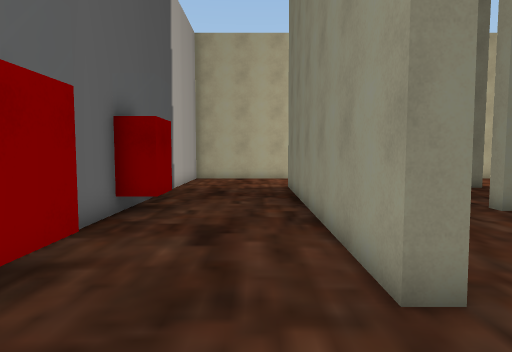
view 1 (above)

16 first-person views from a walk through a 3-D level made in the Unity game engine. The camera is 1.5 m above the floor, tilts 4° down and sees 75° across. The floor is counted in squares, 1 m on a side. Each view is taken from the middle of a square. On the plan, view 1 faces up. The plan holds only what a view shows up to about 15 squares ahead; the rest is blank. The place goes on beyond the plan.

view 2
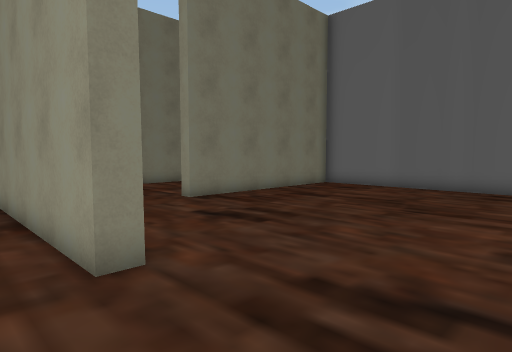

view 3
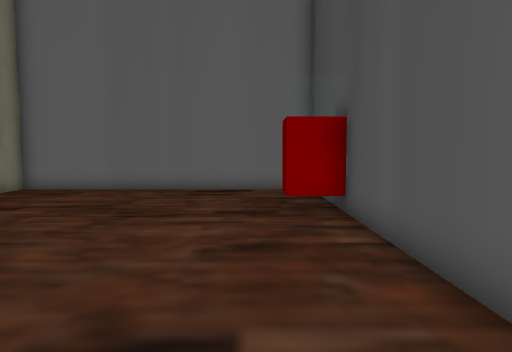

view 4
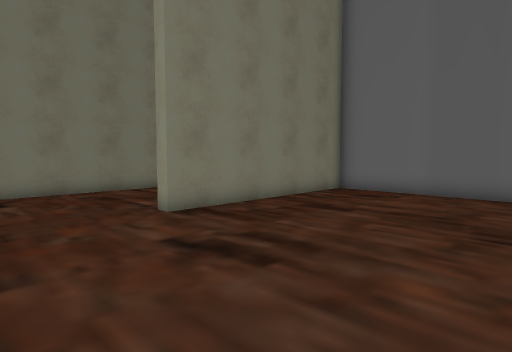

view 5
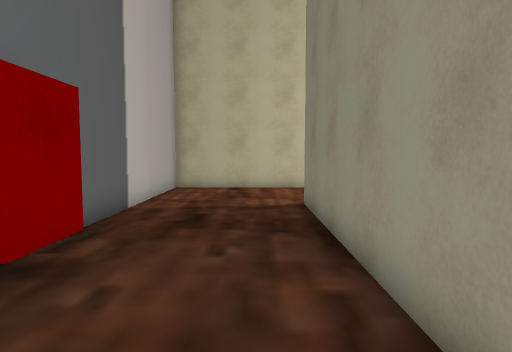

view 6
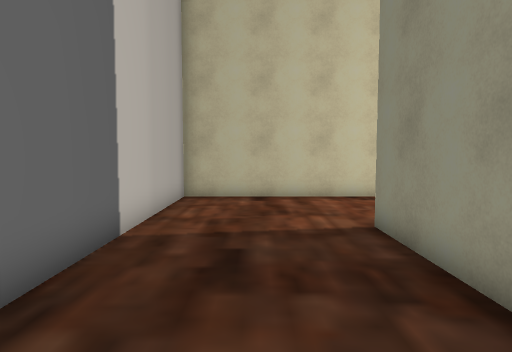

view 7
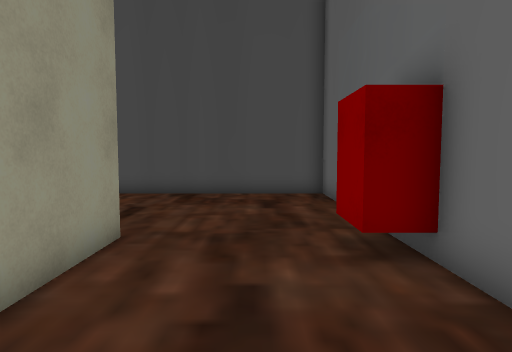

view 8
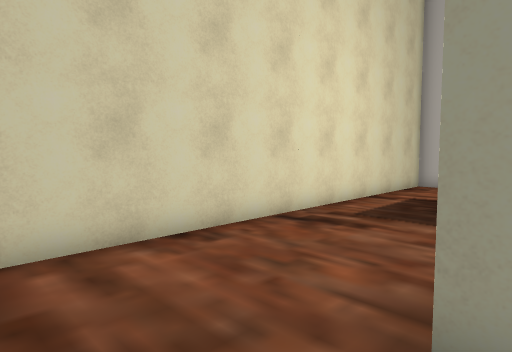

view 9
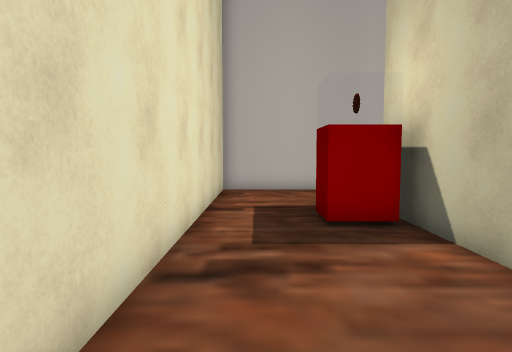

view 10
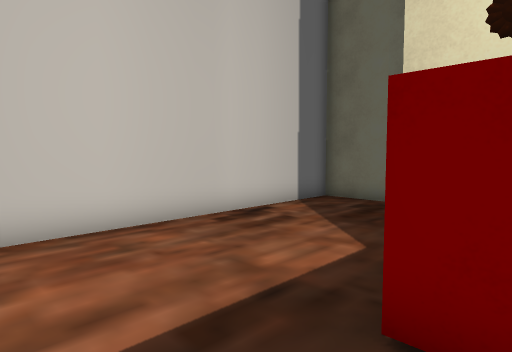

view 11
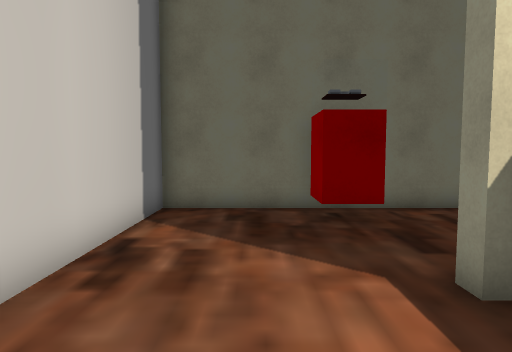

view 12
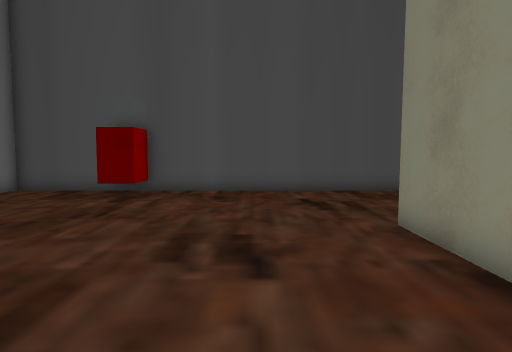

view 13
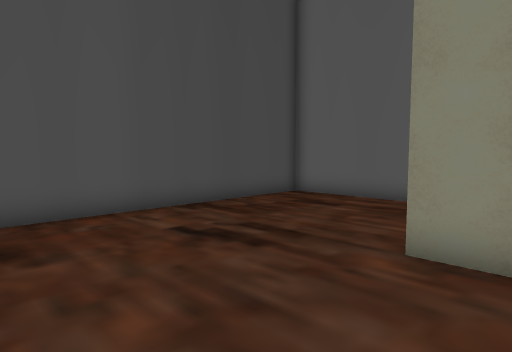

view 14
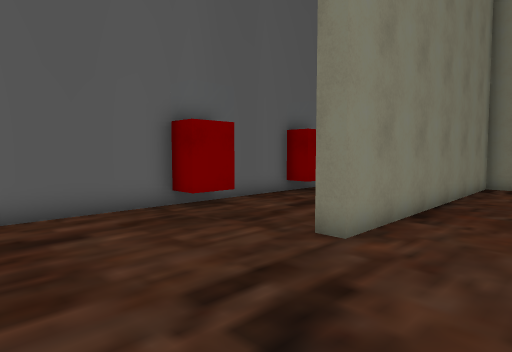

view 15
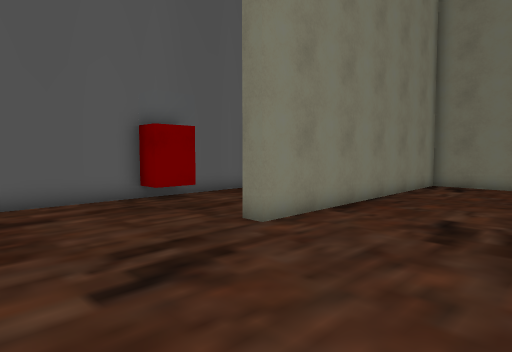

view 16
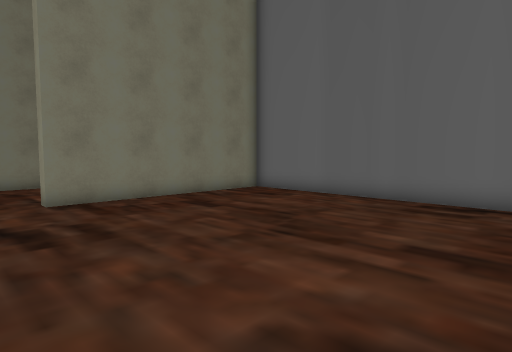

### Floor plan
Points are (right, up) in squares from view 1. A wall is a line through its corners. A room is listed if a view was taken in it or the views show most of it. See-through windows are left out.
Room 1 (views 1, 2, 3, 4, 5, 6, 7, 8, 9, 10, 11, 12, 13, 14, 15, 16)
walls: (10.2, 9) (14.5, 9) (14.5, 19.3) (-3.5, 19.3) (-3.5, 11.1); (9.2, 11) (10.6, 11) (10.6, 9.5); (5.2, 14.7) (8.6, 14.7); (7.8, 15) (7.8, 16.5) (9.1, 16.5); (9.7, 14.8) (9.7, 14.2) (2, 14.2) (2, 3.2) (1.4, 3.2) (1.4, 14.8); (-2.4, 9.8) (-2.4, 8.2) (-3.5, 8.2) (-3.5, 4.5) (-2.4, 4.5) (-2.4, 3.2) (-3.5, 3.2) (-3.5, -3.2) (14.5, -3.2) (14.5, 8.5) (6.3, 8.5) (6.3, 9) (8.6, 9); (9.3, -3.2) (9.3, -1.8) (10.6, -1.8)
low walls: (-3.5, 9.5) (-3.5, 8.8)

Positions as (right, up) in squares from view 1, and headings:
1: (0, 0), facing up
2: (0, -1), facing up-right
3: (1, -1), facing right
4: (2, 1), facing up-right
5: (0, 5), facing up
6: (-1, 8), facing up
7: (-1, 9), facing down
8: (-1, 14), facing up-right
9: (1, 18), facing right
10: (8, 19), facing down-right
11: (12, 18), facing down
12: (5, 10), facing down
13: (7, 5), facing down-left
14: (5, -2), facing up-left
15: (7, -2), facing up-left
16: (4, -2), facing up-right
